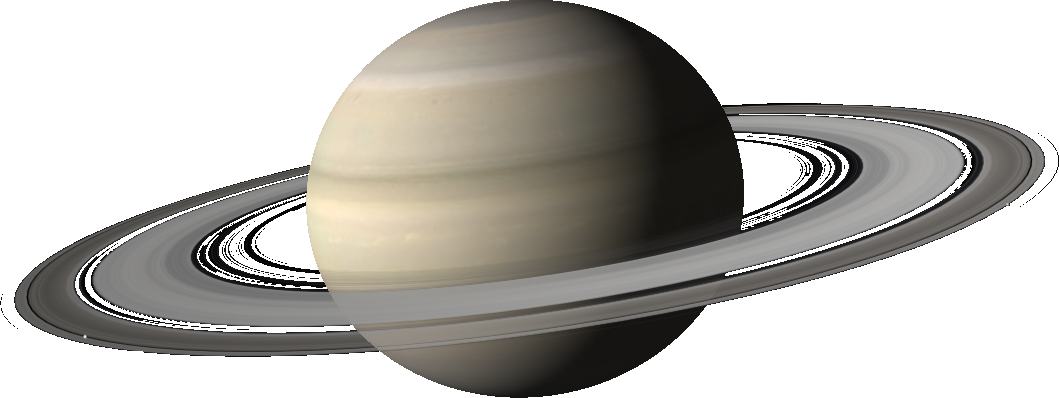
%> input picture draft/3D_Saturn.png, 1059 x 398 px
$ octave Lesson_6.m   (GNU Octave 9; MATLAB toolbox functions it lacks are replaced by stand-ins)
%> lines starting %> are read from the running program, lines starting %| are printed output that depends on the picture; in (x1, y1, x2, y2) boxes, pixels count from 0 and x2, y2 are one past the last pixel; in counts of white or black regions, pixels touching at a corner belong together; the program's own positions count from 1
pkg load image;

% Gradient Direction
function result = select_gdir(gmag, gdir, mag_min, angle_low, angle_high)
    mask1 = gmag>mag_min;
    mask2 = gdir>(angle_low);
    mask3 = gdir<(angle_high);
    mask = mask1.*mask2.*mask3;
    result = mask;
    % TODO Find and return pixels that fall within the desired mag, angle range
endfunction


%% Load and convert image to double type, range [0, 1] for convenience
img = double(imread('./3D_Saturn.png')) / 255.;
figure(1)
img = mean(img,3);
%> img: size 398x1059 double
imshow(img); % assumes [0, 1] range for double images

%% Compute x, y gradients
[gx gy] = imgradientxy(img, 'sobel'); % Note: gx, gy are not normalized
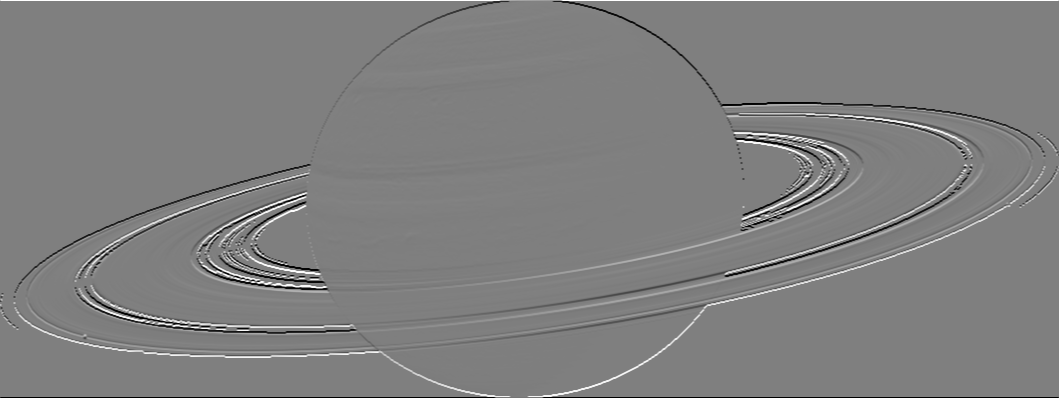
%> gy: size 398x1059 double; min -4, max 4, mean 0.00015; drawn with min black and max white

%% Obtain gradient magnitude and direction
[gmag gdir] = imgradient(gx, gy);
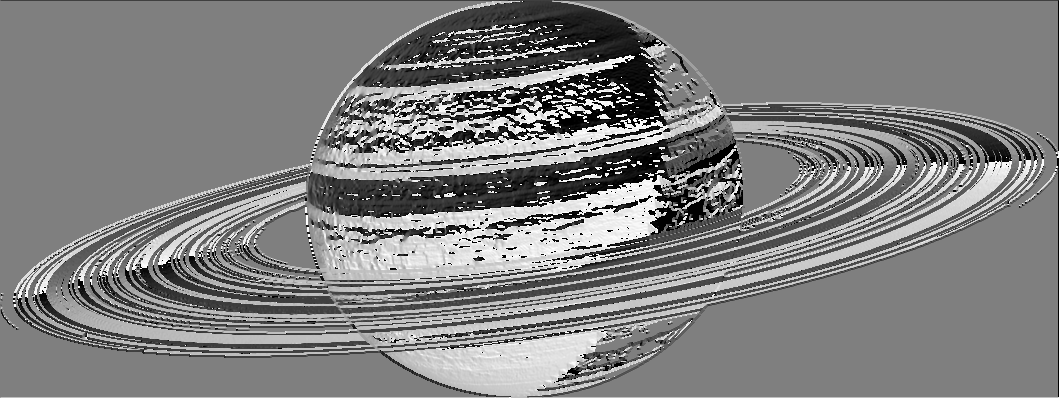
%> gdir: size 398x1059 double; min -180, max 180, mean 0.9; drawn with min black and max white
figure(2)
imshow(gmag / (4 * sqrt(2))); % mag = sqrt(gx^2 + gy^2), so [0, (4 * sqrt(2))]
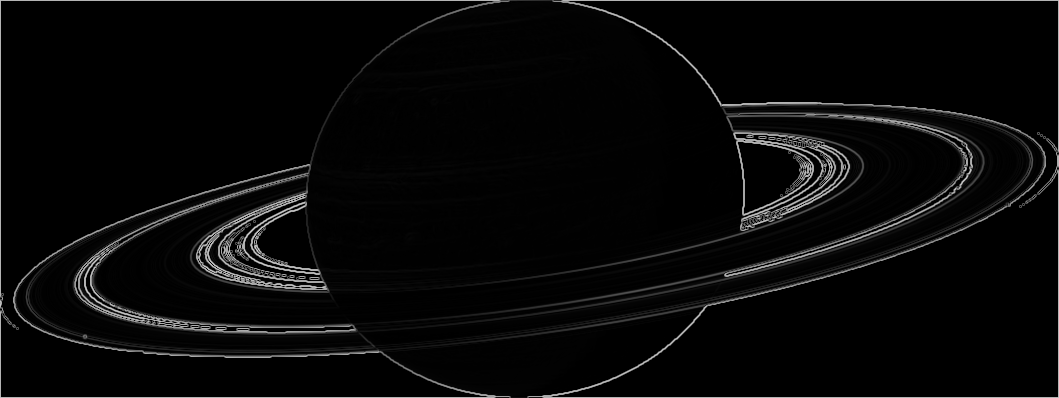
%> displayed picture: size 398x1059, on the screen's scale of 0 to 255; min 0, max 200, mean 8.5
figure(3)
imshow((gdir + 180.0) / 360.0); % angle in degrees [-180, 180]

%% Find pixels with desired gradient direction
my_grad = select_gdir(gmag, gdir, 0.05, 30, 60); % 45 +/- 15
%> in select_gdir, `mask1 = gmag>mag_min;`:
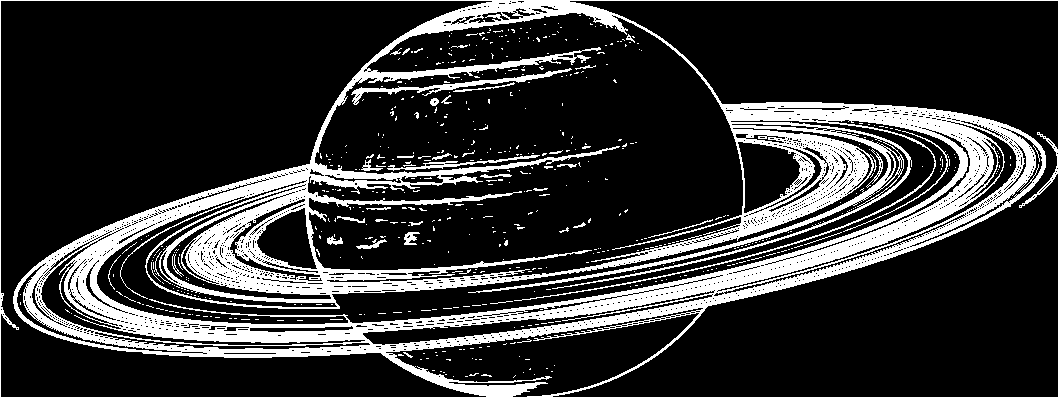
%> mask1: size 398x1059 logical; 20.4% white; 562 white regions (523 under 20 px), largest, box (x1, y1, x2, y2) and area: (0, 0, 1059, 398) 80466, (351, 68, 572, 105) 988, (387, 155, 540, 171) 450
%> in select_gdir, `mask2 = gdir>(angle_low);`:
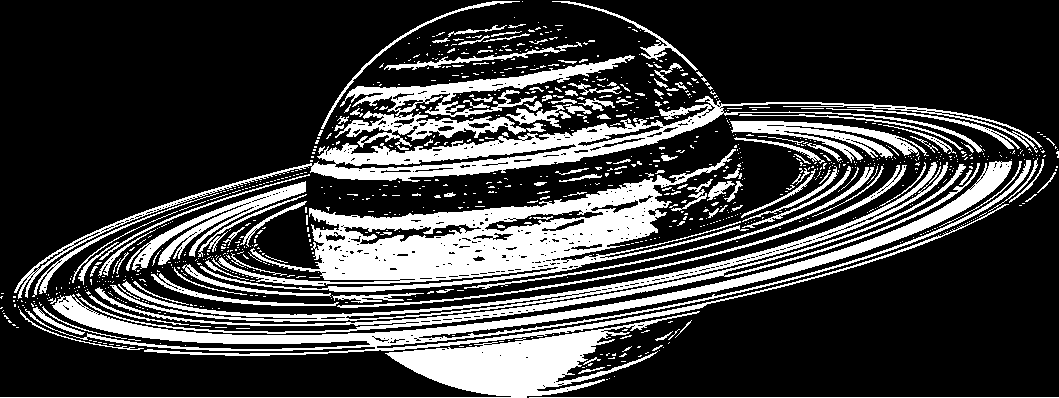
%> mask2: size 398x1059 logical; 24.7% white; 1004 white regions (860 under 20 px), largest, box (x1, y1, x2, y2) and area: (200, 149, 749, 292) 22013, (25, 160, 1031, 356) 15148, (14, 96, 1042, 299) 12480
%> in select_gdir, `mask3 = gdir<(angle_high);`:
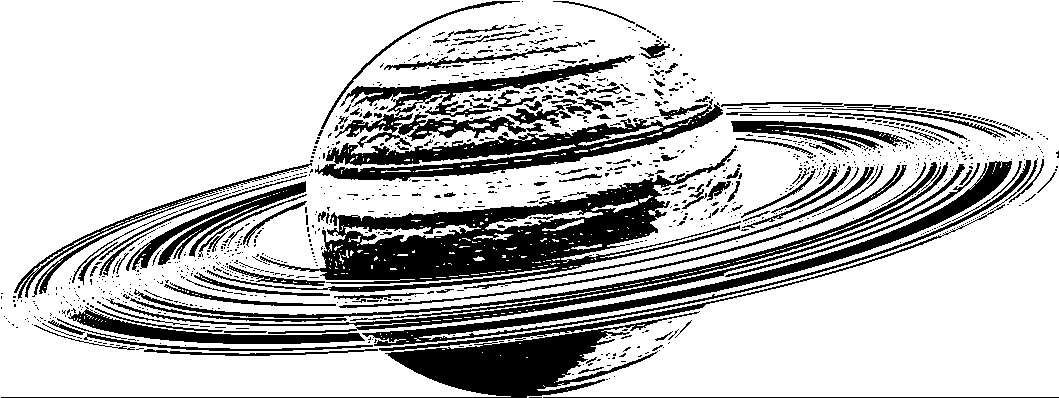
%> mask3: size 398x1059 logical; 76.8% white; 1193 black regions (1031 under 20 px), largest, box (x1, y1, x2, y2) and area: (207, 149, 741, 292) 20566, (1, 311, 700, 398) 9590, (315, 99, 723, 181) 8740
%> in select_gdir, `mask = mask1.*mask2.*mask3;`:
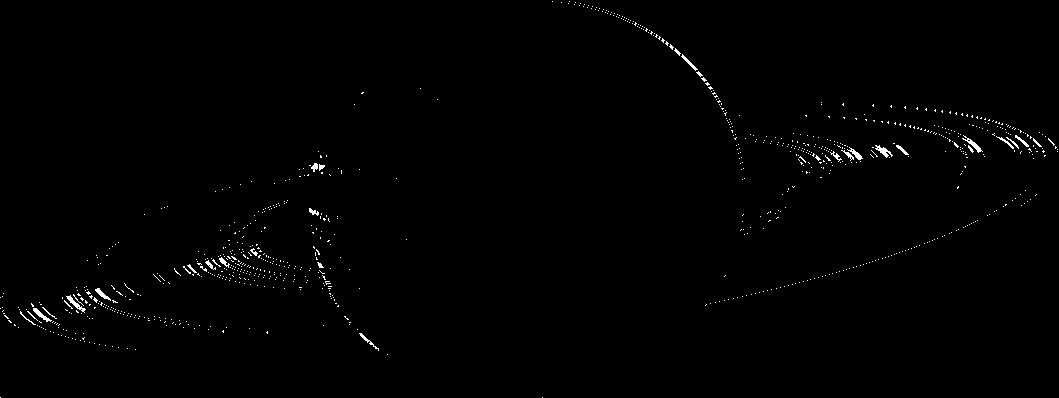
%> mask: size 398x1059 double; values 0 (black) and 1 (white), 0.7% white in thin lines or dots
imshow(my_grad);  % NOTE: enable after you've implemented select_gdir
